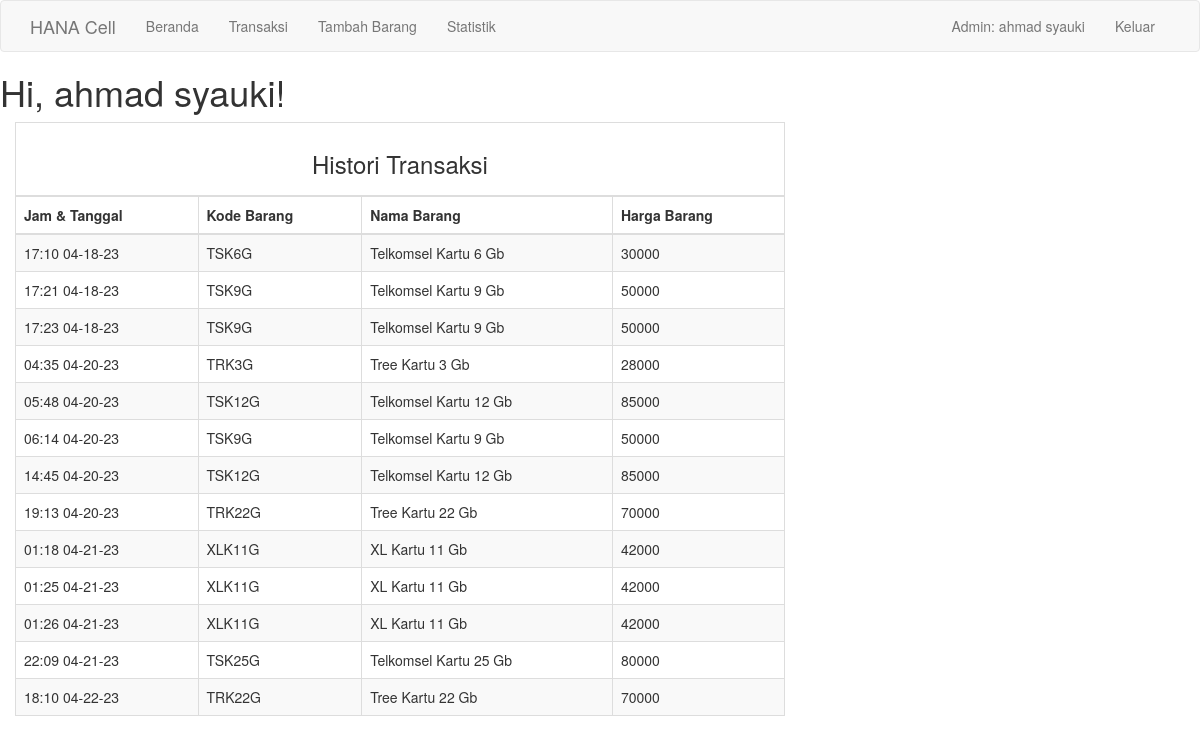
The page /index (signed in) on the database its author committed.
### app/models.py (models this page shows, shortened)
class User(UserMixin, db.Model):
	id = db.Column(db.Integer, primary_key=True)
	username = db.Column(db.String(64), index=True, unique=True)
	email = db.Column(db.String(120), index=True, unique=True)
	password_hash = db.Column(db.String(128))
	terjual = db.relationship('Terjual', backref="author", lazy='dynamic')

class Terjual(db.Model):
	id = db.Column(db.Integer, primary_key=True)
	timestamp = db.Column(db.DateTime, index=True, default=datetime.utcnow)
	kode_barang = db.Column(db.String(15))
	user_id = db.Column(db.Integer, db.ForeignKey('user.id'))

class Barang(db.Model):
	id = db.Column(db.Integer, primary_key=True)
	kode_barang = db.Column(db.String(15), unique=True)
	nama_barang = db.Column(db.String(30))
	harga_jual = db.Column(db.Integer)
	harga_modal = db.Column(db.Integer)
	tersedia = db.Column(db.Integer)

### app/routes.py (the view)
@app.route('/')
@app.route('/index')
@login_required
def index():
	user = {'username':'Ahmad syauki'}
	allTerjual = Terjual.query.all()
	data = []
	for isi in allTerjual:
		bungkus = []
		bungkus.append(isi.timestamp.strftime("%H:%M %m-%d-%y"))
		bungkus.append(isi.kode_barang)
		try:
			fromBarang = Barang.query.filter_by(kode_barang=isi.kode_barang).first()
			bungkus.append(fromBarang.nama_barang)
			bungkus.append(fromBarang.harga_jual)
		except:
			bungkus.append("None")
			bungkus.append("None")
		data.append(bungkus)
	return render_template('index.html', title='Halaman Utama', data=data)

### app/models.py (called while the page is built)
@login.user_loader
def load_user(id):
	return User.query.get(int(id))

### app/templates/index.html (shortened to what this page needs)
{% extends "base.html" %}
{% block content %}
	<h1>Hi, {{ current_user.username }}!</h1>
	<div class="col-md-8">
	<table class="table table-striped table-bordered">
		<thead>
			<tr>
				<th colspan=4><h3 align="center">Histori Transaksi</h4></th>
			</tr>
			<tr>
				<th>Jam & Tanggal</th>
				<th>Kode Barang</th>
				<th>Nama Barang</th>
				<th>Harga Barang</th>
			</tr>
		</thead>
		<tbody>
			{% for i in data %}
			<tr>
				{% for k in i %}
					<td>{{ k }}</td>
				{% endfor %}
			</tr>
			{% endfor %}
		</tbody>
	</table>
	</div>
{% endblock %}

### app/templates/base.html (shortened to what this page needs)
{% extends 'bootstrap/base.html' %}
{% block navbar %}
<nav class="navbar navbar-default">
	<div class="container">
		<div class="navbar-header">
			<a class="navbar-brand" href="{{ url_for('index') }}">HANA Cell</a>
		</div>
		<div class="collapse navbar-collapse" id="bs-example-navbar-collapse-1">
			<ul class="nav navbar-nav">
				<li><a href="{{ url_for('index') }}">Beranda</a></li>
				<li><a href="{{ url_for('transaksi') }}">Transaksi</a></li>
				<li><a href="{{ url_for('update') }}">Tambah Barang</a></li>
				<li><a href="{{ url_for('statistik') }}">Statistik</a></li>
			</ul>
			<ul class="nav navbar-nav navbar-right">
				{% if current_user.is_anonymous %}
				<li><a href="{{ url_for('login') }}">Masuk</a></li>
				{% else %}
				<li><a>Admin: {{ current_user.username }}</a></li>
				<li><a href="{{ url_for('logout') }}">Keluar</a></li>
				{% endif %}
			</ul>
		</div>
	</div>
</nav>
{% endblock %}

### rows shown on the page
User: username "ahmad syauki"
Terjual: kode_barang "TSK6G"
Barang: nama_barang "Telkomsel Kartu 6 Gb", harga_jual "30000"
Terjual: kode_barang "TSK9G"
Barang: nama_barang "Telkomsel Kartu 9 Gb", harga_jual "50000"
Terjual: kode_barang "TSK9G"
Terjual: kode_barang "TRK3G"
Barang: nama_barang "Tree Kartu 3 Gb", harga_jual "28000"
Terjual: kode_barang "TSK12G"
Barang: nama_barang "Telkomsel Kartu 12 Gb", harga_jual "85000"
Terjual: kode_barang "TSK9G"
Terjual: kode_barang "TSK12G"
Terjual: kode_barang "TRK22G"
Barang: nama_barang "Tree Kartu 22 Gb", harga_jual "70000"
Terjual: kode_barang "XLK11G"
Barang: nama_barang "XL Kartu 11 Gb", harga_jual "42000"
Terjual: kode_barang "XLK11G"
Terjual: kode_barang "XLK11G"
Terjual: kode_barang "TSK25G"
Barang: nama_barang "Telkomsel Kartu 25 Gb", harga_jual "80000"
Terjual: kode_barang "TRK22G"

### other values the page prints
{{ k }} "17:10 04-18-23" "17:21 04-18-23" "17:23 04-18-23" "04:35 04-20-23" "05:48 04-20-23" "06:14 04-20-23" "14:45 04-20-23" "19:13 04-20-23" "01:18 04-21-23" "01:25 04-21-23" "01:26 04-21-23" "22:09 04-21-23" "18:10 04-22-23"
